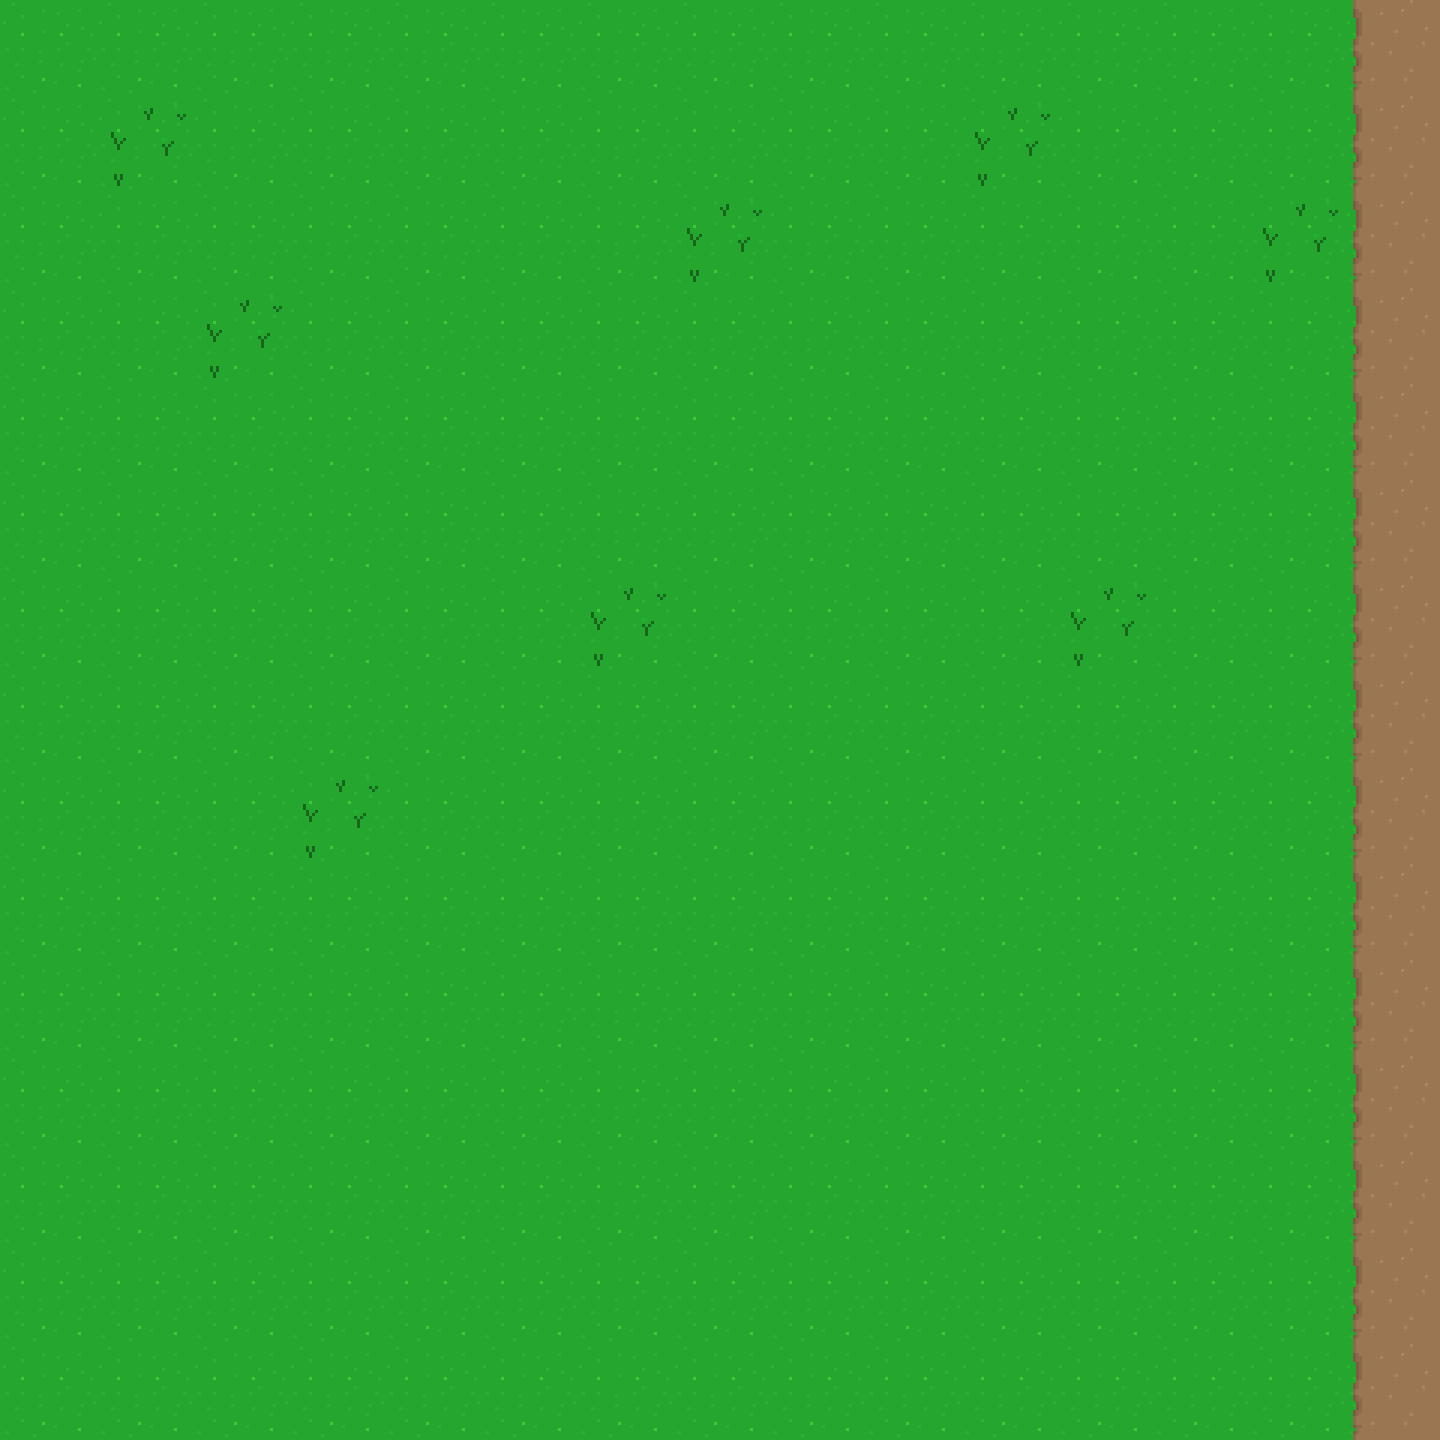

A 2D game scene composited from a Tiled map and its tileset images. What follows is a short description and the map's XML, with every tile layer's data as written:
An orthogonal 15x15 tile map with 96x96 px tiles, 1 tile layer (Base), 2 tilesets.

<map version="1.0" orientation="orthogonal" renderorder="right-down" width="15" height="15" tilewidth="96" tileheight="96" nextobjectid="21">
 <tileset firstgid="1" name="Main" tilewidth="96" tileheight="96" tilecount="72" columns="8">
  <image source="../textures/tileset.png" width="768" height="96" />
  <terraintypes>
   <terrain name="Test" tile="-1" />
  </terraintypes>
  <tile id="0" terrain="0,,," />
  <tile id="1" terrain=",,,0" />
 </tileset>
 <tileset firstgid="73" name="Character" tilewidth="32" tileheight="32" tilecount="32" columns="8">
  <image source="../textures/character.png" width="256" height="128" />
 </tileset>
 <layer name="Base" width="15" height="15">
  <data encoding="csv">
2,2,2,2,2,2,2,2,2,2,2,2,2,2,3,
2,1,2,2,2,2,2,2,2,2,1,2,2,2,3,
2,2,2,2,2,2,2,1,2,2,2,2,2,1,3,
2,2,1,2,2,2,2,2,2,2,2,2,2,2,3,
2,2,2,2,2,2,2,2,2,2,2,2,2,2,3,
2,2,2,2,2,2,2,2,2,2,2,2,2,2,3,
2,2,2,2,2,2,1,2,2,2,2,1,2,2,3,
2,2,2,2,2,2,2,2,2,2,2,2,2,2,3,
2,2,2,1,2,2,2,2,2,2,2,2,2,2,3,
2,2,2,2,2,2,2,2,2,2,2,2,2,2,3,
2,2,2,2,2,2,2,2,2,2,2,2,2,2,3,
2,2,2,2,2,2,2,2,2,2,2,2,2,2,3,
2,2,2,2,2,2,2,2,2,2,2,2,2,2,3,
2,2,2,2,2,2,2,2,2,2,2,2,2,2,3,
2,2,2,2,2,2,2,2,2,2,2,2,2,2,3
</data>
 </layer>
</map>
